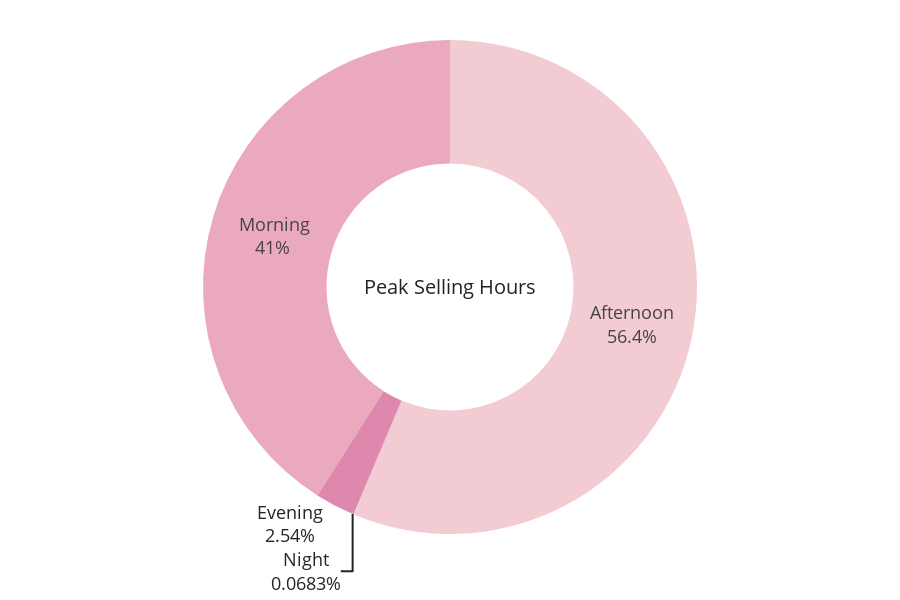

The code cell stored with this chart in its notebook:
### Code cell
from turtle import width
from matplotlib.pyplot import margins
from numpy import size


fig = go.Figure(data = [go.Pie(labels = ['Afternoon', ' Morning', 'Evening', 'Night'],
values=peak_hours,
title="Peak Selling Hours",
titlefont=dict(size=20),
textinfo='label+percent',
marker=dict(colors=px.colors.sequential.Magenta),
hole=0.5,)]
)

fig.update_layout(margin=dict(t=40, b=40, l=0, r=0), font=dict(size=18), showlegend=False)
fig.update_layout(width=900, height=600, template="simple_white")

fig.show()

### Figure 1 — Plotly figure (JSON) as saved in the notebook; plotly's stock layout.template omitted (floating-point values rounded to 4 significant figures)
{"data": [{"hole": 0.5, "labels": ["Afternoon", " Morning", "Evening", "Night"], "marker": {"colors": ["rgb(243, 203, 211)", "rgb(234, 169, 189)", "rgb(221, 136, 172)", "rgb(202, 105, 157)", "rgb(177, 77, 142)", "rgb(145, 53, 125)", "rgb(108, 33, 103)"]}, "textinfo": "label+percent", "title": {"font": {"size": 20}, "text": "Peak Selling Hours"}, "type": "pie", "values": [11569, 8404, 520, 14]}], "layout": {"font": {"size": 18}, "height": 600, "margin": {"b": 40, "l": 0, "r": 0, "t": 40}, "showlegend": false, "title": {"font": {"color": "#cc3399"}}, "width": 900}}
